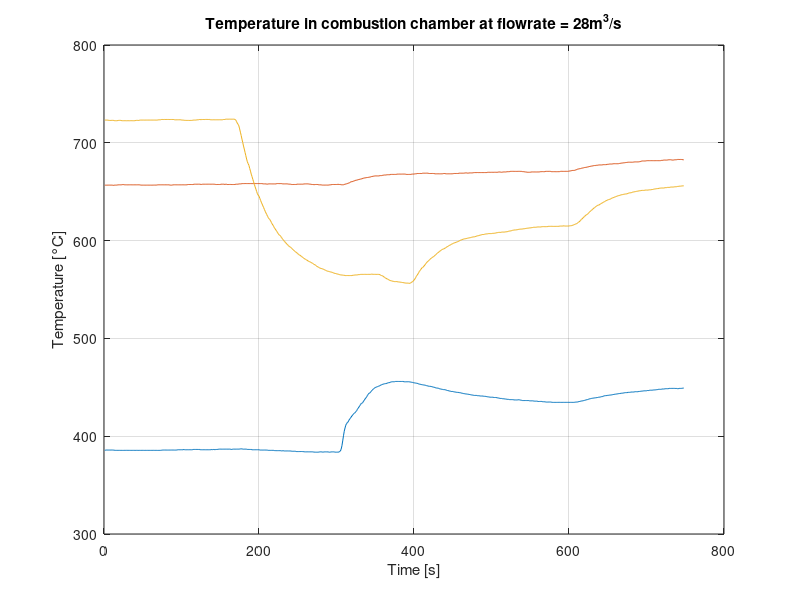
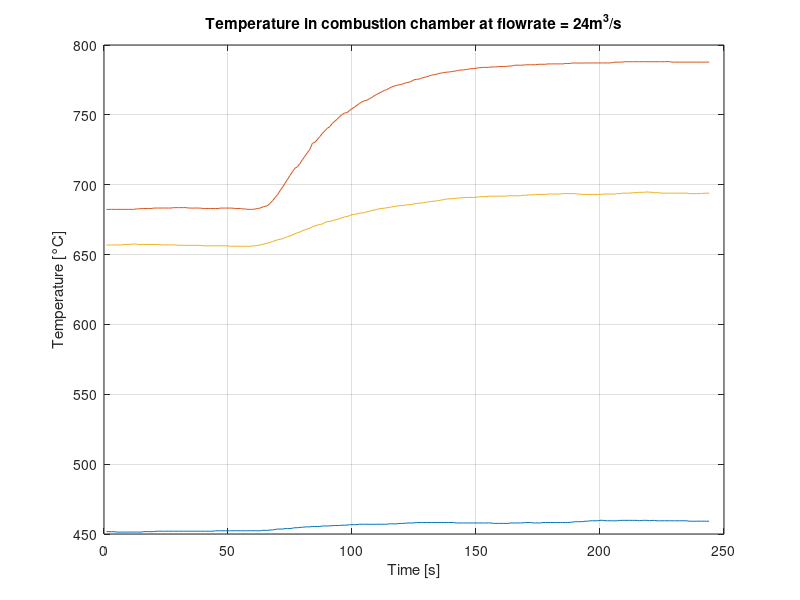
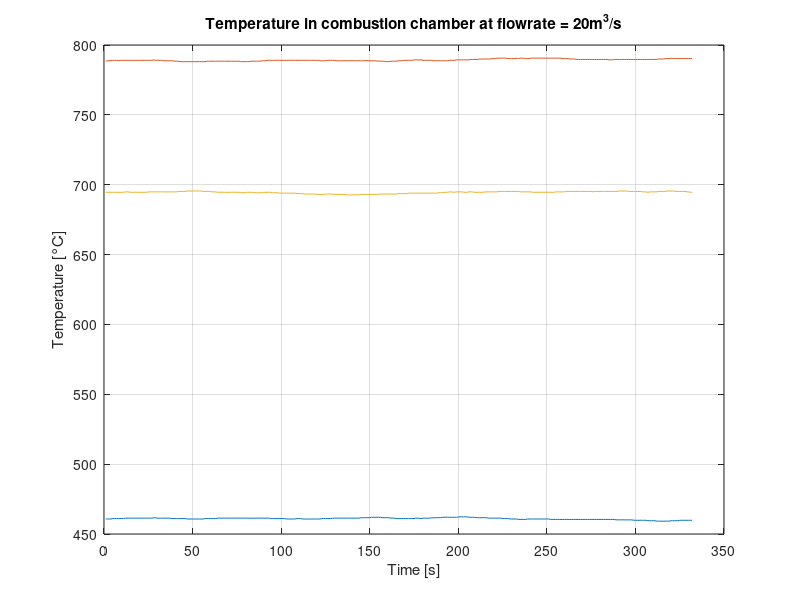

The MATLAB source for these figures, in order:
load('data.mat')
format long

% 1 Heure 
% 2 Minute 
% 3 Seconde
% 4 Pression atmos mbar
% 5 Température  ambiante °C
% 6 Humidité ambiante %
% 7 T108Ap : Température de l’air à l’entrée de la chaudière °C
% 8 T200Gb :   Température   dans   la   chambre   de   combustion   au   niveau   du   1er
% thermocouple °C
% 9 T201Gb :   Température   dans   la   chambre   de   combustion   au   niveau   du   2ème
% thermocouple °C
% 10 T202Gb :   Température   dans   la   chambre   de   combustion   au   niveau   du   3ème
% thermocouple °C
% 11 T203GB : Température des gaz à la sorite de l’échangeur de chaleur eaufumée
% °C
% 12 T300Wa : Température de l’eau  à la sortie de l’échangeur de chaleur eaufumée °C
% 13 T304Wa : Température de l’eau à l’entrée de l’échangeur de chaleur eaufumée
% °C
% 14 T400Wa : Température de l’eau à la sortie de l’échangeur de chaleur eaueau
% °C
% 15 T405Wa : Température de l’eau à l’entrée de l’échangeur de chaleur eaueau
% °C
% 16      T406Wa :   Température de l’eau à l’entrée de l’échangeur autour de la chambre
% de combustion  °C
% 17 Débit d'air m³/h
% 18 Débit gaz m³/h
% 19 F303Wa : Débit dans le circuit de l’échangeur eaufumée l/min
% 20 F401Wa : Débit d’alimentation d’eau extérieur l/min
% 21 P107Ap : Chute de pression au travers du diaphragme Pa
% 22 CO ppm 
% 23 CO2 % 
% 24 NO ppm 
% 25 O2 % 

d20 = mean(d20_raw); d24 = mean(d24_raw); d28 = mean(d28_raw);

figure(1)
plot(1:length(d28_raw(:,8)),d28_raw(:,8:10))
title('Temperature in combustion chamber at flowrate = 28m^3/s')
xlabel('Time [s]')
ylabel('Temperature [°C]')
grid on

figure(2)
plot(1:length(d24_raw(:,8)),d24_raw(:,8:10))
title('Temperature in combustion chamber at flowrate = 24m^3/s')
xlabel('Time [s]')
ylabel('Temperature [°C]')
grid on

figure(3)
plot(1:length(d20_raw(:,8)),d20_raw(:,8:10))
title('Temperature in combustion chamber at flowrate = 20m^3/s')
xlabel('Time [s]')
ylabel('Temperature [°C]')
grid on
